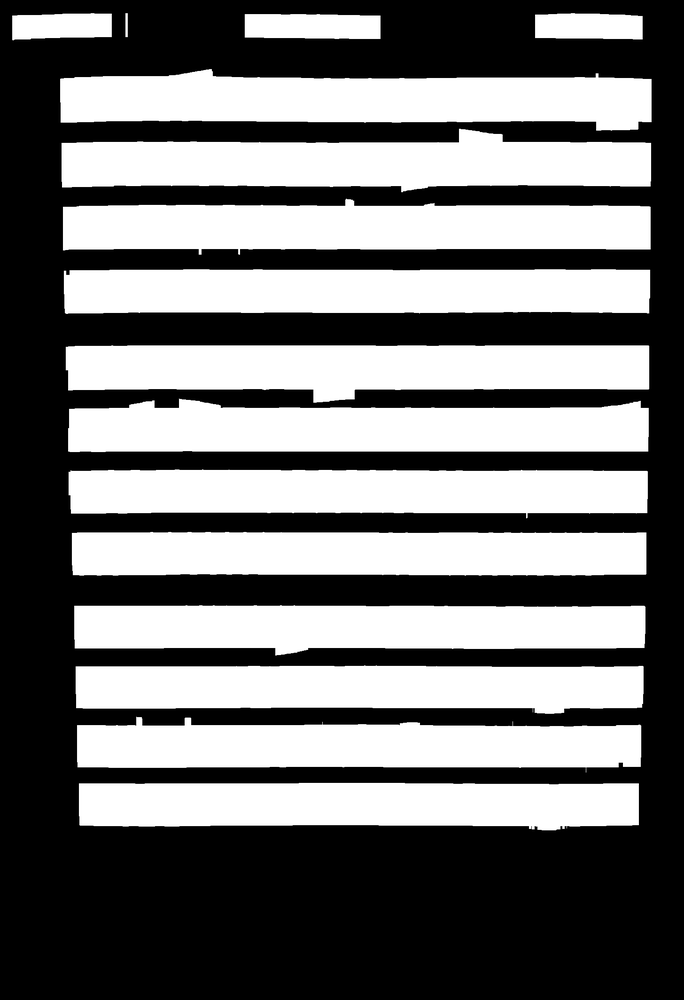
#> input picture blocks1.png, 684 x 1000 px, shrunk from 1456 x 2128 before the run
$ python -i seperate_staffs.py   (imports and definitions only)
#> lines starting #> are read from the running program, lines starting #| are printed output that depends on the picture; after the words box and inside, x2 and y2 are one past the last pixel; in counts of white or black regions, pixels touching at a corner belong together
#> further down, picture is the input picture: shape (1000, 684, 3); min 0, max 255, mean 115.4
### utils/util.py
import numpy as np
import matplotlib.pyplot as plt
import cv2 as cv

def imshow(title, image, use_plt=True, is_bgr = False):
    if use_plt:
        plt.figure()
        if is_bgr:
            image = cv.cvtColor(image, cv.COLOR_BGR2RGB)
        plt.imshow(image)
        plt.title(title)
        plt.show()
    else:
        cv.imshow(title, image)
    return


def bgr_imshow(title, image, use_plt=True):
    return imshow(title, image, use_plt, is_bgr=True)


def get_dir(file_path):
    return file_path[::-1].split('/',1)[1][::-1]

def to_radians(degrees):
    return np.pi * degrees / 180

### staffs/seperate_staffs.py
# -*- coding: utf-8 -*-
"""
Created on Fri Jun 12 16:35:16 2020

@author: super
"""
from typing import List

import cv2
import numpy as np
from utils.util import imshow


def separate_staffs(img) -> List:
    rows, cols = img.shape[:2]
#> rows = 1000; cols = 684

    img_struct = img.copy()
    gray = cv2.cvtColor(img_struct, cv2.COLOR_BGR2GRAY)

    (thresh, im_bw) = cv2.threshold(gray, 200, 255, cv2.THRESH_BINARY)# | cv2.THRESH_OTSU)
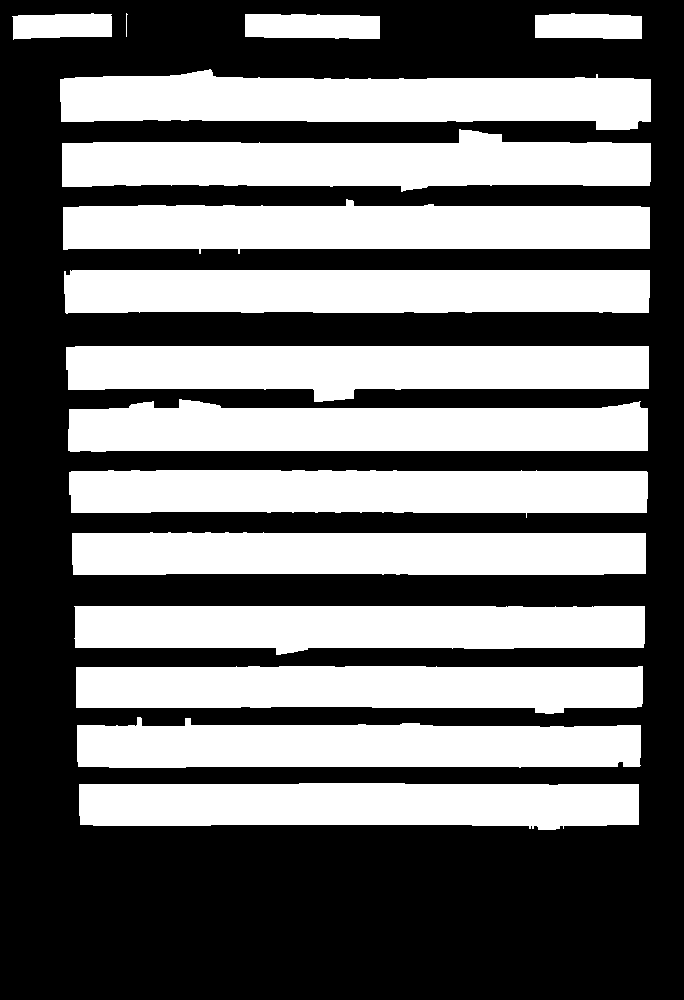
#> im_bw: shape (1000, 684); 44.4% white; 16 white regions, largest, box (x1, y1, x2, y2) and area: (60, 69, 651, 130) 26259, (62, 129, 651, 192) 25958, (66, 346, 649, 402) 25529

    erode_struct = cv2.getStructuringElement(cv2.MORPH_RECT, (1, 20))
    dilate_struct = cv2.getStructuringElement(cv2.MORPH_RECT, (20, 1))

    step1 = cv2.erode(im_bw, erode_struct, 1)
#> step1: shape (1000, 684); 24.2% white; 16 white regions (1 under 20 px), largest, box (x1, y1, x2, y2) and area: (60, 79, 651, 121) 15030, (62, 139, 651, 183) 14767, (66, 356, 649, 393) 14452
    step2 = cv2.dilate(step1, dilate_struct, 1)
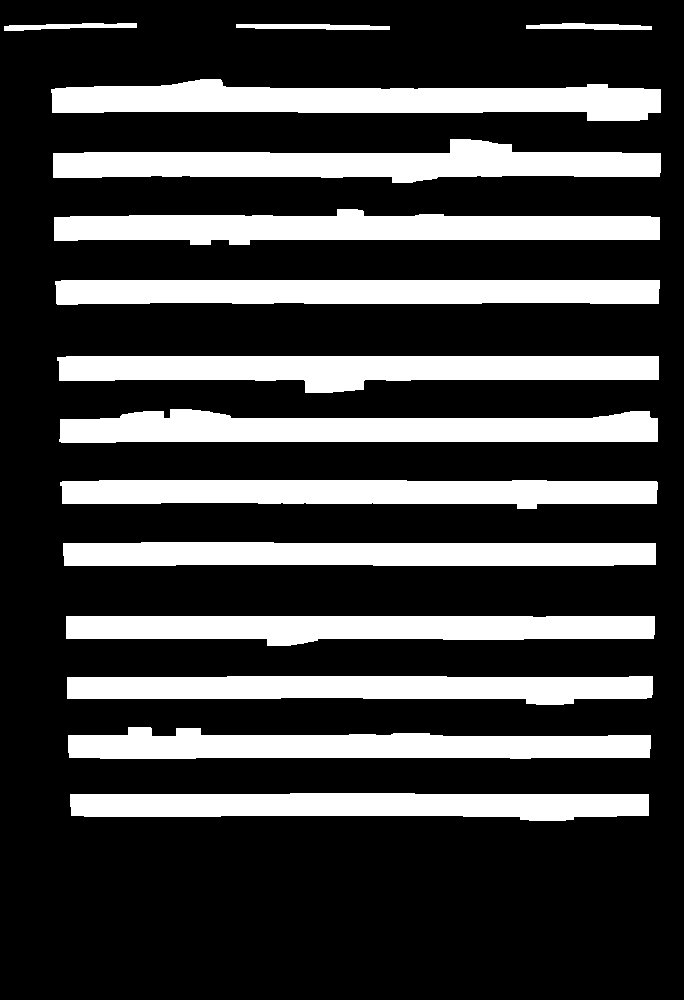
#> step2: shape (1000, 684); 25.7% white; 15 white regions, largest, box (x1, y1, x2, y2) and area: (51, 79, 661, 121) 16099, (53, 139, 661, 183) 15807, (59, 409, 658, 443) 15315
    im_inv = cv2.bitwise_not(step2)

    imshow('structed', im_inv)

    img_row_sum: List = np.sum(im_inv, axis=1).tolist()
#> img_row_sum = 1000 values, max 174420 at index 0, min 18870 at index 89, mean 129595.1

    threshold = 0.6
    for i, r in enumerate(img_row_sum):
        perc = r / (255 * im_inv.shape[1])
        img_row_sum[i] = perc
#> this loop made 1000 passes
#> (r, perc) on passes 1 to 3: (174420, 1), (174420, 1), (174420, 1)
#> after the loop, img_row_sum = 1000 values, max 1 at index 0, min 0.108 at index 89, mean 0.743

    start = []
    end = []
    for i, val in enumerate(img_row_sum):
        if i == 0:
            continue
        if val >= threshold > img_row_sum[i - 1]:
            start.append(i)
        elif val < threshold < img_row_sum[i - 1]:
            end.append(i)
#> this loop made 1000 passes
#> val on passes 1 to 3: 1, 1, 1
#> after the loop, end = [25, 88, 152, 216, 280, 356, 418, 480, 543, 616, 677, 735, 794]; start = [29, 113, 177, 240, 304, 380, 442, 504, 566, 639, 699, 758, 817]


    if end[0] < start[0]:
        del end[0]
    if start[-1] > end[-1]:
        start.pop()

    xs = []
    xe = []
    for s, e in zip(start, end):
        bar = im_inv[s:e, 0:im_inv.shape[1]]
        img_col_sum: List = np.sum(bar, axis=0).tolist()

        for i, c in enumerate(img_col_sum):
            perc = c / (255 * bar.shape[0])
            img_col_sum[i] = perc

        i = int(bar.shape[1]/2)
        while img_col_sum[i] > 0.5 and i > 0:
            i -= 1
        xs.append(i)

        j = int(bar.shape[1]/2)
        while img_col_sum[j] > 0.5 and j < len(img_col_sum)-1:
            j += 1
        xe.append(j)
#> this loop made 12 passes
#> (s, e) on passes 1 to 12: (29, 88), (113, 152), (177, 216), (240, 280), (304, 356), (380, 418), (442, 480), (504, 543), (566, 616), (639, 677), (699, 735), (758, 794)
#> pass 1, in separate_staffs, `bar = im_inv[s:e, 0:im_inv.shape[1]]`:
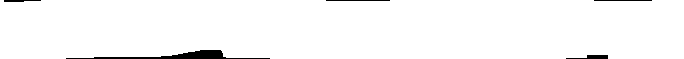
#> bar: shape (59, 684); 97.8% white; 5 black regions, box (x1, y1, x2, y2) and area: (66, 50, 270, 59) 616, (566, 55, 608, 59) 105, (326, 0, 390, 1) 64, (594, 0, 652, 1) 58, (4, 0, 41, 2) 57
#> after the loop, xe = [683, 683, 683, 683, 683, 683, 683, 683, 683, 683, 683, 683]; xs = [0, 0, 0, 0, 0, 0, 0, 0, 0, 0, 0, 0]

    imcopy = img.copy()
    colours = [(0, 0, 255), (0, 255, 0), (255, 0, 0), (0, 255, 255)]
    for i in range(len(start)):
        s = start[i]
        e = end[i]
        x = xs[i]
        cv2.line(imcopy, (x, s), (cols, s), colours[i%4], 1)
        cv2.line(imcopy, (x, e), (cols, e), colours[i%4], 1)
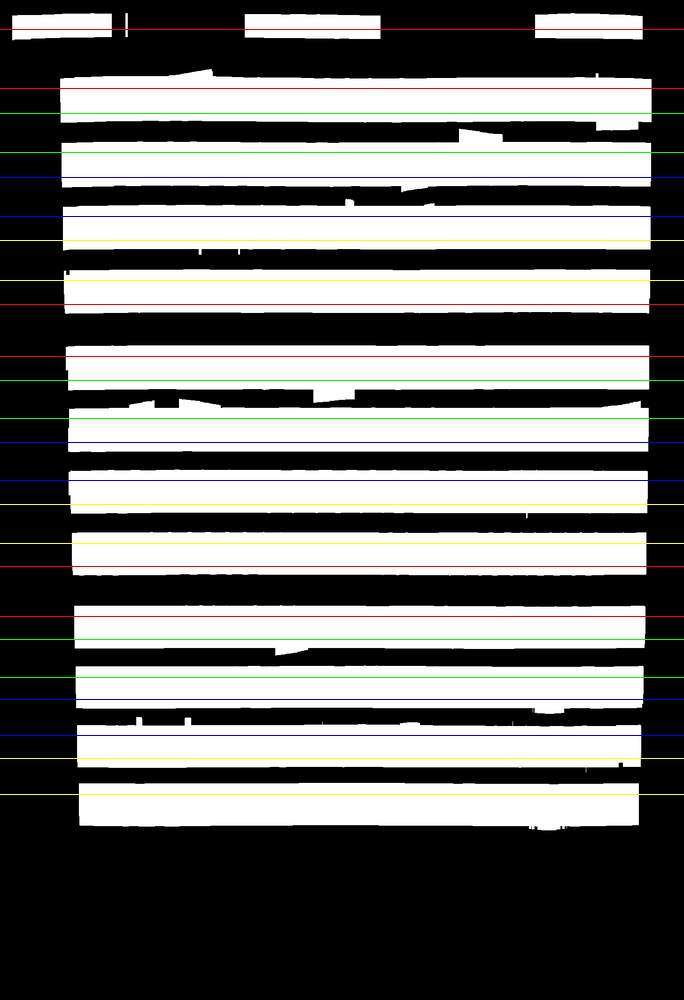
#> imcopy: shape (1000, 684, 3); 2.4% of pixels changed, all inside (x1, y1, x2, y2) = (0, 29, 684, 795)
#    imshow('staff boundaries', imcopy)

    cut = []
    for i in range(min(len(start), len(end))):
        if i == 0:
            dist = start[i+1] - start[i]
            cutloc = start[i] - dist
            cut.append([max(cutloc, 0), start[i+1]])
        elif i == min(len(start), len(end)) - 1:
            dist = end[i] - end[i-1]
            cutloc = end[i] + dist
            cut.append([end[i-1], min(cutloc, len(img_row_sum) - 1)])
        else:
            cut.append([end[i-1], start[i+1]])
#> this loop made 12 passes
#> (dist, cutloc) on passes 1, 12: (84, -55), (59, 853)
#> after the loop, cut = [[0, 113], [88, 177], [152, 240], [216, 304], [280, 380], [356, 442], [418, 504], [480, 566], [543, 639], [616, 699], [677, 758], [735, 853]]

    imcopy = img.copy()#cv2.cvtColor(im_inv, cv2.COLOR_GRAY2BGR)
    colours = [(0, 0, 255), (0, 255, 0), (255, 0, 0), (0, 255, 255)]
    for i in range(len(cut)):
        s = cut[i][0]
        e = cut[i][1]
        cv2.line(imcopy, (0, s), (cols, s), colours[i%4], 1)
        cv2.line(imcopy, (0, e), (cols, e), colours[i%4], 1)
#> this loop made 12 passes
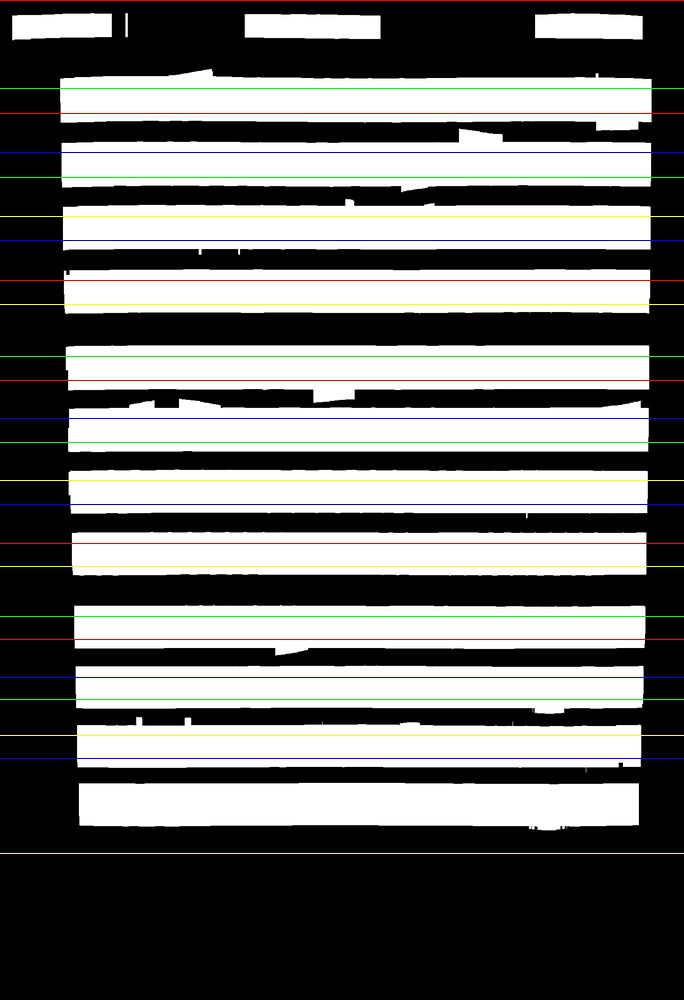
#> imcopy: shape (1000, 684, 3); 2.4% of pixels changed, all inside (x1, y1, x2, y2) = (0, 0, 684, 854)
#    imshow('cut lines', imcopy)

    staffs = []
    for i in range(len(cut)):
        crop1 = img[cut[i][0]:cut[i][1], 0:img.shape[1]]
        staffs.append((crop1, (start[i],end[i]), (cut[i][0], cut[i][1]), (xs[i], xe[i])))
#> this loop made 12 passes
#> pass 1, in separate_staffs, `crop1 = img[cut[i][0]:cut[i][1], 0:img.shape[1]]`:
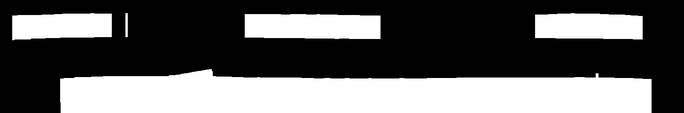
#> crop1: shape (113, 684, 3); min 0, max 255, mean 97.3
#> pass 3, in separate_staffs, `crop1 = img[cut[i][0]:cut[i][1], 0:img.shape[1]]`:
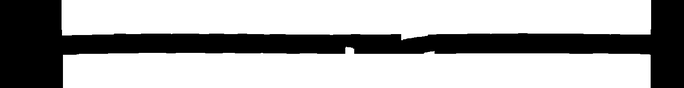
#> crop1: shape (88, 684, 3); min 0, max 255, mean 171.7
#> after the loop, staffs = 12 items

    return staffs

>>> import cv2
>>> picture = cv2.imread('../blocks1.png')
>>> result = separate_staffs(picture)
#> result = 12 items
